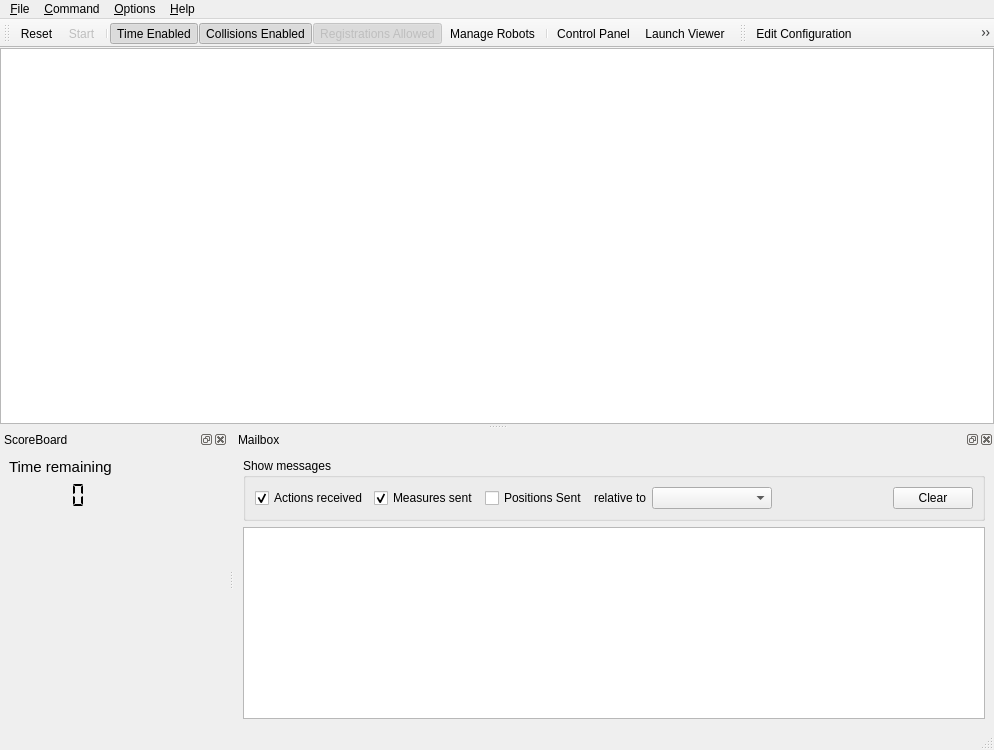
<?xml version="1.0" encoding="UTF-8"?>
<ui version="4.0">
 <class>cbSimulatorGUI</class>
 <widget class="QMainWindow" name="cbSimulatorGUI">
  <property name="geometry">
   <rect>
    <x>0</x>
    <y>0</y>
    <width>994</width>
    <height>750</height>
   </rect>
  </property>
  <property name="windowTitle">
   <string>YAAVS Simulation Manager</string>
  </property>
  <widget class="QWidget" name="centralwidget">
   <layout class="QVBoxLayout" name="verticalLayout">
    <property name="leftMargin">
     <number>0</number>
    </property>
    <property name="topMargin">
     <number>0</number>
    </property>
    <property name="rightMargin">
     <number>0</number>
    </property>
    <property name="bottomMargin">
     <number>0</number>
    </property>
    <item>
     <widget class="QTextEdit" name="messages">
      <property name="toolTip">
       <string>Messages</string>
      </property>
      <property name="readOnly">
       <bool>true</bool>
      </property>
     </widget>
    </item>
   </layout>
  </widget>
  <widget class="QMenuBar" name="menubar">
   <property name="geometry">
    <rect>
     <x>0</x>
     <y>0</y>
     <width>994</width>
     <height>25</height>
    </rect>
   </property>
   <widget class="QMenu" name="menuFile">
    <property name="title">
     <string>&amp;File</string>
    </property>
    <widget class="QMenu" name="menuConfiguration">
     <property name="title">
      <string>&amp;Configuration</string>
     </property>
     <addaction name="actionEdit_Configuration"/>
     <addaction name="actionOpen_Configuration"/>
     <addaction name="actionSave_Configuration"/>
    </widget>
    <addaction name="menuConfiguration"/>
    <addaction name="actionOpen_Lab"/>
    <addaction name="actionLoad_Defaults"/>
    <addaction name="separator"/>
    <addaction name="actionManageRobots"/>
    <addaction name="actionControl_Panel"/>
    <addaction name="actionLaunch_Viewer"/>
    <addaction name="separator"/>
    <addaction name="actionExit"/>
   </widget>
   <widget class="QMenu" name="menuCommand">
    <property name="title">
     <string>&amp;Command</string>
    </property>
    <addaction name="actionReset"/>
    <addaction name="actionStartStop"/>
   </widget>
   <widget class="QMenu" name="menuOptions">
    <property name="title">
     <string>&amp;Options</string>
    </property>
    <addaction name="actionGPS_Enabled"/>
    <addaction name="actionScore_Sensor_Enabled"/>
    <addaction name="actionTime_Enabled"/>
    <addaction name="actionCollisions_Enabled"/>
    <addaction name="actionRegistrations_Open"/>
   </widget>
   <widget class="QMenu" name="menuHelp">
    <property name="title">
     <string>&amp;Help</string>
    </property>
    <addaction name="actionSimulator_Help"/>
    <addaction name="actionAbout_Simulator"/>
   </widget>
   <addaction name="menuFile"/>
   <addaction name="menuCommand"/>
   <addaction name="menuOptions"/>
   <addaction name="menuHelp"/>
  </widget>
  <widget class="QStatusBar" name="statusbar"/>
  <widget class="QToolBar" name="toolBar_1">
   <property name="windowTitle">
    <string>Control ToolBar</string>
   </property>
   <property name="iconSize">
    <size>
     <width>24</width>
     <height>24</height>
    </size>
   </property>
   <attribute name="toolBarArea">
    <enum>TopToolBarArea</enum>
   </attribute>
   <attribute name="toolBarBreak">
    <bool>false</bool>
   </attribute>
   <addaction name="actionReset"/>
   <addaction name="actionStartStop"/>
   <addaction name="separator"/>
   <addaction name="actionTime_Enabled"/>
   <addaction name="actionCollisions_Enabled"/>
   <addaction name="actionRegistrations_Open"/>
   <addaction name="actionManageRobots"/>
   <addaction name="separator"/>
   <addaction name="actionControl_Panel"/>
   <addaction name="actionLaunch_Viewer"/>
  </widget>
  <widget class="QDockWidget" name="dockWidget_Score">
   <property name="sizePolicy">
    <sizepolicy hsizetype="Preferred" vsizetype="Minimum">
     <horstretch>0</horstretch>
     <verstretch>0</verstretch>
    </sizepolicy>
   </property>
   <property name="windowIcon">
    <iconset resource="default.qrc">
     <normaloff>:/images/icons/score</normaloff>:/images/icons/score</iconset>
   </property>
   <property name="floating">
    <bool>false</bool>
   </property>
   <property name="features">
    <set>QDockWidget::AllDockWidgetFeatures</set>
   </property>
   <property name="windowTitle">
    <string>ScoreBoard</string>
   </property>
   <attribute name="dockWidgetArea">
    <number>8</number>
   </attribute>
   <widget class="QWidget" name="dockWidgetContents_Score">
    <layout class="QGridLayout" name="gridLayout">
     <item row="0" column="0">
      <widget class="QLabel" name="label_2">
       <property name="font">
        <font>
         <pointsize>11</pointsize>
         <weight>50</weight>
         <bold>false</bold>
        </font>
       </property>
       <property name="text">
        <string>Time remaining</string>
       </property>
      </widget>
     </item>
     <item row="0" column="2" rowspan="3" colspan="2">
      <layout class="QGridLayout" name="gridLayout_Scores"/>
     </item>
     <item row="0" column="1">
      <spacer name="horizontalSpacer_2">
       <property name="orientation">
        <enum>Qt::Horizontal</enum>
       </property>
       <property name="sizeType">
        <enum>QSizePolicy::Fixed</enum>
       </property>
       <property name="sizeHint" stdset="0">
        <size>
         <width>60</width>
         <height>1</height>
        </size>
       </property>
      </spacer>
     </item>
     <item row="1" column="0">
      <widget class="QLCDNumber" name="lcdNumber_TimeRemain">
       <property name="sizePolicy">
        <sizepolicy hsizetype="Fixed" vsizetype="Fixed">
         <horstretch>0</horstretch>
         <verstretch>0</verstretch>
        </sizepolicy>
       </property>
       <property name="minimumSize">
        <size>
         <width>100</width>
         <height>27</height>
        </size>
       </property>
       <property name="maximumSize">
        <size>
         <width>100</width>
         <height>27</height>
        </size>
       </property>
       <property name="palette">
        <palette>
         <active>
          <colorrole role="WindowText">
           <brush brushstyle="SolidPattern">
            <color alpha="255">
             <red>0</red>
             <green>0</green>
             <blue>0</blue>
            </color>
           </brush>
          </colorrole>
          <colorrole role="Button">
           <brush brushstyle="SolidPattern">
            <color alpha="255">
             <red>255</red>
             <green>255</green>
             <blue>255</blue>
            </color>
           </brush>
          </colorrole>
          <colorrole role="Light">
           <brush brushstyle="SolidPattern">
            <color alpha="255">
             <red>255</red>
             <green>255</green>
             <blue>255</blue>
            </color>
           </brush>
          </colorrole>
          <colorrole role="Midlight">
           <brush brushstyle="SolidPattern">
            <color alpha="255">
             <red>255</red>
             <green>255</green>
             <blue>255</blue>
            </color>
           </brush>
          </colorrole>
          <colorrole role="Dark">
           <brush brushstyle="SolidPattern">
            <color alpha="255">
             <red>127</red>
             <green>127</green>
             <blue>127</blue>
            </color>
           </brush>
          </colorrole>
          <colorrole role="Mid">
           <brush brushstyle="SolidPattern">
            <color alpha="255">
             <red>170</red>
             <green>170</green>
             <blue>170</blue>
            </color>
           </brush>
          </colorrole>
          <colorrole role="Text">
           <brush brushstyle="SolidPattern">
            <color alpha="255">
             <red>0</red>
             <green>0</green>
             <blue>0</blue>
            </color>
           </brush>
          </colorrole>
          <colorrole role="BrightText">
           <brush brushstyle="SolidPattern">
            <color alpha="255">
             <red>255</red>
             <green>255</green>
             <blue>255</blue>
            </color>
           </brush>
          </colorrole>
          <colorrole role="ButtonText">
           <brush brushstyle="SolidPattern">
            <color alpha="255">
             <red>0</red>
             <green>0</green>
             <blue>0</blue>
            </color>
           </brush>
          </colorrole>
          <colorrole role="Base">
           <brush brushstyle="SolidPattern">
            <color alpha="255">
             <red>255</red>
             <green>255</green>
             <blue>255</blue>
            </color>
           </brush>
          </colorrole>
          <colorrole role="Window">
           <brush brushstyle="SolidPattern">
            <color alpha="255">
             <red>255</red>
             <green>255</green>
             <blue>255</blue>
            </color>
           </brush>
          </colorrole>
          <colorrole role="Shadow">
           <brush brushstyle="SolidPattern">
            <color alpha="255">
             <red>0</red>
             <green>0</green>
             <blue>0</blue>
            </color>
           </brush>
          </colorrole>
          <colorrole role="AlternateBase">
           <brush brushstyle="SolidPattern">
            <color alpha="255">
             <red>255</red>
             <green>255</green>
             <blue>255</blue>
            </color>
           </brush>
          </colorrole>
          <colorrole role="ToolTipBase">
           <brush brushstyle="SolidPattern">
            <color alpha="255">
             <red>255</red>
             <green>255</green>
             <blue>220</blue>
            </color>
           </brush>
          </colorrole>
          <colorrole role="ToolTipText">
           <brush brushstyle="SolidPattern">
            <color alpha="255">
             <red>0</red>
             <green>0</green>
             <blue>0</blue>
            </color>
           </brush>
          </colorrole>
         </active>
         <inactive>
          <colorrole role="WindowText">
           <brush brushstyle="SolidPattern">
            <color alpha="255">
             <red>0</red>
             <green>0</green>
             <blue>0</blue>
            </color>
           </brush>
          </colorrole>
          <colorrole role="Button">
           <brush brushstyle="SolidPattern">
            <color alpha="255">
             <red>255</red>
             <green>255</green>
             <blue>255</blue>
            </color>
           </brush>
          </colorrole>
          <colorrole role="Light">
           <brush brushstyle="SolidPattern">
            <color alpha="255">
             <red>255</red>
             <green>255</green>
             <blue>255</blue>
            </color>
           </brush>
          </colorrole>
          <colorrole role="Midlight">
           <brush brushstyle="SolidPattern">
            <color alpha="255">
             <red>255</red>
             <green>255</green>
             <blue>255</blue>
            </color>
           </brush>
          </colorrole>
          <colorrole role="Dark">
           <brush brushstyle="SolidPattern">
            <color alpha="255">
             <red>127</red>
             <green>127</green>
             <blue>127</blue>
            </color>
           </brush>
          </colorrole>
          <colorrole role="Mid">
           <brush brushstyle="SolidPattern">
            <color alpha="255">
             <red>170</red>
             <green>170</green>
             <blue>170</blue>
            </color>
           </brush>
          </colorrole>
          <colorrole role="Text">
           <brush brushstyle="SolidPattern">
            <color alpha="255">
             <red>0</red>
             <green>0</green>
             <blue>0</blue>
            </color>
           </brush>
          </colorrole>
          <colorrole role="BrightText">
           <brush brushstyle="SolidPattern">
            <color alpha="255">
             <red>255</red>
             <green>255</green>
             <blue>255</blue>
            </color>
           </brush>
          </colorrole>
          <colorrole role="ButtonText">
           <brush brushstyle="SolidPattern">
            <color alpha="255">
             <red>0</red>
             <green>0</green>
             <blue>0</blue>
            </color>
           </brush>
          </colorrole>
          <colorrole role="Base">
           <brush brushstyle="SolidPattern">
            <color alpha="255">
             <red>255</red>
             <green>255</green>
             <blue>255</blue>
            </color>
           </brush>
          </colorrole>
          <colorrole role="Window">
           <brush brushstyle="SolidPattern">
            <color alpha="255">
             <red>255</red>
             <green>255</green>
             <blue>255</blue>
            </color>
           </brush>
          </colorrole>
          <colorrole role="Shadow">
           <brush brushstyle="SolidPattern">
            <color alpha="255">
             <red>0</red>
             <green>0</green>
             <blue>0</blue>
            </color>
           </brush>
          </colorrole>
          <colorrole role="AlternateBase">
           <brush brushstyle="SolidPattern">
            <color alpha="255">
             <red>255</red>
             <green>255</green>
             <blue>255</blue>
            </color>
           </brush>
          </colorrole>
          <colorrole role="ToolTipBase">
           <brush brushstyle="SolidPattern">
            <color alpha="255">
             <red>255</red>
             <green>255</green>
             <blue>220</blue>
            </color>
           </brush>
          </colorrole>
          <colorrole role="ToolTipText">
           <brush brushstyle="SolidPattern">
            <color alpha="255">
             <red>0</red>
             <green>0</green>
             <blue>0</blue>
            </color>
           </brush>
          </colorrole>
         </inactive>
         <disabled>
          <colorrole role="WindowText">
           <brush brushstyle="SolidPattern">
            <color alpha="255">
             <red>127</red>
             <green>127</green>
             <blue>127</blue>
            </color>
           </brush>
          </colorrole>
          <colorrole role="Button">
           <brush brushstyle="SolidPattern">
            <color alpha="255">
             <red>255</red>
             <green>255</green>
             <blue>255</blue>
            </color>
           </brush>
          </colorrole>
          <colorrole role="Light">
           <brush brushstyle="SolidPattern">
            <color alpha="255">
             <red>255</red>
             <green>255</green>
             <blue>255</blue>
            </color>
           </brush>
          </colorrole>
          <colorrole role="Midlight">
           <brush brushstyle="SolidPattern">
            <color alpha="255">
             <red>255</red>
             <green>255</green>
             <blue>255</blue>
            </color>
           </brush>
          </colorrole>
          <colorrole role="Dark">
           <brush brushstyle="SolidPattern">
            <color alpha="255">
             <red>127</red>
             <green>127</green>
             <blue>127</blue>
            </color>
           </brush>
          </colorrole>
          <colorrole role="Mid">
           <brush brushstyle="SolidPattern">
            <color alpha="255">
             <red>170</red>
             <green>170</green>
             <blue>170</blue>
            </color>
           </brush>
          </colorrole>
          <colorrole role="Text">
           <brush brushstyle="SolidPattern">
            <color alpha="255">
             <red>127</red>
             <green>127</green>
             <blue>127</blue>
            </color>
           </brush>
          </colorrole>
          <colorrole role="BrightText">
           <brush brushstyle="SolidPattern">
            <color alpha="255">
             <red>255</red>
             <green>255</green>
             <blue>255</blue>
            </color>
           </brush>
          </colorrole>
          <colorrole role="ButtonText">
           <brush brushstyle="SolidPattern">
            <color alpha="255">
             <red>127</red>
             <green>127</green>
             <blue>127</blue>
            </color>
           </brush>
          </colorrole>
          <colorrole role="Base">
           <brush brushstyle="SolidPattern">
            <color alpha="255">
             <red>255</red>
             <green>255</green>
             <blue>255</blue>
            </color>
           </brush>
          </colorrole>
          <colorrole role="Window">
           <brush brushstyle="SolidPattern">
            <color alpha="255">
             <red>255</red>
             <green>255</green>
             <blue>255</blue>
            </color>
           </brush>
          </colorrole>
          <colorrole role="Shadow">
           <brush brushstyle="SolidPattern">
            <color alpha="255">
             <red>0</red>
             <green>0</green>
             <blue>0</blue>
            </color>
           </brush>
          </colorrole>
          <colorrole role="AlternateBase">
           <brush brushstyle="SolidPattern">
            <color alpha="255">
             <red>255</red>
             <green>255</green>
             <blue>255</blue>
            </color>
           </brush>
          </colorrole>
          <colorrole role="ToolTipBase">
           <brush brushstyle="SolidPattern">
            <color alpha="255">
             <red>255</red>
             <green>255</green>
             <blue>220</blue>
            </color>
           </brush>
          </colorrole>
          <colorrole role="ToolTipText">
           <brush brushstyle="SolidPattern">
            <color alpha="255">
             <red>0</red>
             <green>0</green>
             <blue>0</blue>
            </color>
           </brush>
          </colorrole>
         </disabled>
        </palette>
       </property>
       <property name="toolTip">
        <string>Time remaining</string>
       </property>
       <property name="frameShape">
        <enum>QFrame::NoFrame</enum>
       </property>
       <property name="digitCount">
        <number>4</number>
       </property>
       <property name="segmentStyle">
        <enum>QLCDNumber::Flat</enum>
       </property>
      </widget>
     </item>
     <item row="2" column="0" colspan="2">
      <spacer name="verticalSpacer_2">
       <property name="orientation">
        <enum>Qt::Vertical</enum>
       </property>
       <property name="sizeHint" stdset="0">
        <size>
         <width>1</width>
         <height>0</height>
        </size>
       </property>
      </spacer>
     </item>
    </layout>
   </widget>
  </widget>
  <widget class="QToolBar" name="toolBar_2">
   <property name="windowTitle">
    <string>Settings ToolBar</string>
   </property>
   <property name="iconSize">
    <size>
     <width>24</width>
     <height>24</height>
    </size>
   </property>
   <attribute name="toolBarArea">
    <enum>TopToolBarArea</enum>
   </attribute>
   <attribute name="toolBarBreak">
    <bool>false</bool>
   </attribute>
   <addaction name="actionEdit_Configuration"/>
   <addaction name="actionOpen_Configuration"/>
   <addaction name="actionSave_Configuration"/>
   <addaction name="actionOpen_Lab"/>
   <addaction name="actionLoad_Defaults"/>
  </widget>
  <widget class="QDockWidget" name="dockWidget_Mailbox">
   <property name="enabled">
    <bool>true</bool>
   </property>
   <property name="sizePolicy">
    <sizepolicy hsizetype="Preferred" vsizetype="Minimum">
     <horstretch>0</horstretch>
     <verstretch>0</verstretch>
    </sizepolicy>
   </property>
   <property name="windowIcon">
    <iconset resource="default.qrc">
     <normaloff>:/images/icons/message</normaloff>:/images/icons/message</iconset>
   </property>
   <property name="floating">
    <bool>false</bool>
   </property>
   <property name="windowTitle">
    <string>Mailbox</string>
   </property>
   <attribute name="dockWidgetArea">
    <number>8</number>
   </attribute>
   <widget class="QWidget" name="dockWidgetContents_Mail">
    <layout class="QVBoxLayout" name="verticalLayout_2">
     <item>
      <widget class="QGroupBox" name="groupBox">
       <property name="title">
        <string>Show messages</string>
       </property>
       <layout class="QGridLayout" name="gridLayout_3">
        <item row="0" column="4">
         <widget class="QComboBox" name="comboBox_Robot">
          <property name="minimumSize">
           <size>
            <width>120</width>
            <height>0</height>
           </size>
          </property>
          <property name="toolTip">
           <string>Robot</string>
          </property>
          <property name="insertPolicy">
           <enum>QComboBox::InsertAlphabetically</enum>
          </property>
         </widget>
        </item>
        <item row="0" column="0">
         <widget class="QCheckBox" name="checkBox_Actions">
          <property name="toolTip">
           <string>Motor Actions received from robot</string>
          </property>
          <property name="text">
           <string>Actions received</string>
          </property>
          <property name="checked">
           <bool>true</bool>
          </property>
         </widget>
        </item>
        <item row="0" column="1">
         <widget class="QCheckBox" name="checkBox_Measures">
          <property name="toolTip">
           <string>Sensor Measures sent to robot</string>
          </property>
          <property name="text">
           <string>Measures sent</string>
          </property>
          <property name="checked">
           <bool>true</bool>
          </property>
         </widget>
        </item>
        <item row="0" column="2">
         <widget class="QCheckBox" name="checkBox_Positions">
          <property name="toolTip">
           <string>Robot Positions sent to Viewer(s)</string>
          </property>
          <property name="text">
           <string>Positions Sent</string>
          </property>
          <property name="checked">
           <bool>false</bool>
          </property>
         </widget>
        </item>
        <item row="0" column="3">
         <widget class="QLabel" name="label">
          <property name="text">
           <string>relative to</string>
          </property>
          <property name="alignment">
           <set>Qt::AlignRight|Qt::AlignTrailing|Qt::AlignVCenter</set>
          </property>
         </widget>
        </item>
        <item row="0" column="6">
         <widget class="QPushButton" name="pushButton_ClearMailBox">
          <property name="text">
           <string>Clear</string>
          </property>
         </widget>
        </item>
        <item row="0" column="5">
         <spacer name="horizontalSpacer">
          <property name="orientation">
           <enum>Qt::Horizontal</enum>
          </property>
          <property name="sizeHint" stdset="0">
           <size>
            <width>0</width>
            <height>1</height>
           </size>
          </property>
         </spacer>
        </item>
       </layout>
      </widget>
     </item>
     <item>
      <widget class="QTextEdit" name="textEdit_Mailbox">
       <property name="readOnly">
        <bool>true</bool>
       </property>
      </widget>
     </item>
    </layout>
   </widget>
  </widget>
  <action name="actionReset">
   <property name="icon">
    <iconset resource="default.qrc">
     <normaloff>:/images/control/reset</normaloff>:/images/control/reset</iconset>
   </property>
   <property name="text">
    <string>&amp;Reset</string>
   </property>
   <property name="shortcut">
    <string>Ctrl+R</string>
   </property>
  </action>
  <action name="actionSimulator_Help">
   <property name="text">
    <string>&amp;Help</string>
   </property>
   <property name="shortcut">
    <string>F1</string>
   </property>
  </action>
  <action name="actionAbout_Simulator">
   <property name="text">
    <string>&amp;About Simulator</string>
   </property>
  </action>
  <action name="actionExit">
   <property name="icon">
    <iconset resource="default.qrc">
     <normaloff>:/images/buttons/exit</normaloff>:/images/buttons/exit</iconset>
   </property>
   <property name="text">
    <string>E&amp;xit</string>
   </property>
   <property name="shortcut">
    <string>Ctrl+Q</string>
   </property>
  </action>
  <action name="actionGPS_Enabled">
   <property name="checkable">
    <bool>true</bool>
   </property>
   <property name="checked">
    <bool>true</bool>
   </property>
   <property name="text">
    <string>GP&amp;S Enabled</string>
   </property>
   <property name="toolTip">
    <string>Toggle GPS</string>
   </property>
  </action>
  <action name="actionScore_Sensor_Enabled">
   <property name="checkable">
    <bool>true</bool>
   </property>
   <property name="text">
    <string>S&amp;core Sensor Enabled</string>
   </property>
   <property name="toolTip">
    <string>Toggle Score Sensor</string>
   </property>
  </action>
  <action name="actionTime_Enabled">
   <property name="checkable">
    <bool>true</bool>
   </property>
   <property name="checked">
    <bool>true</bool>
   </property>
   <property name="enabled">
    <bool>true</bool>
   </property>
   <property name="icon">
    <iconset resource="default.qrc">
     <normaloff>:/images/buttons/time_off</normaloff>
     <normalon>:/images/buttons/time_on</normalon>:/images/buttons/time_off</iconset>
   </property>
   <property name="text">
    <string>T&amp;ime Enabled</string>
   </property>
   <property name="toolTip">
    <string>Toggle Simulation Time Limit</string>
   </property>
  </action>
  <action name="actionOpen_Lab">
   <property name="icon">
    <iconset resource="default.qrc">
     <normaloff>:/images/buttons/lab</normaloff>:/images/buttons/lab</iconset>
   </property>
   <property name="text">
    <string>Change &amp;Lab</string>
   </property>
   <property name="toolTip">
    <string>Change Lab and Grid</string>
   </property>
   <property name="shortcut">
    <string>Ctrl+L</string>
   </property>
  </action>
  <action name="actionEdit_Configuration">
   <property name="icon">
    <iconset resource="default.qrc">
     <normaloff>:/images/buttons/config</normaloff>:/images/buttons/config</iconset>
   </property>
   <property name="text">
    <string>&amp;Edit Configuration</string>
   </property>
   <property name="shortcut">
    <string>Ctrl+E</string>
   </property>
  </action>
  <action name="actionOpen_Configuration">
   <property name="icon">
    <iconset resource="default.qrc">
     <normaloff>:/images/buttons/open</normaloff>:/images/buttons/open</iconset>
   </property>
   <property name="text">
    <string>Open &amp;Configuration</string>
   </property>
  </action>
  <action name="actionSave_Configuration">
   <property name="icon">
    <iconset resource="default.qrc">
     <normaloff>:/images/buttons/save</normaloff>:/images/buttons/save</iconset>
   </property>
   <property name="text">
    <string>&amp;Save Configuration</string>
   </property>
  </action>
  <action name="actionLaunch_Viewer">
   <property name="checkable">
    <bool>true</bool>
   </property>
   <property name="icon">
    <iconset resource="default.qrc">
     <normaloff>:/images/buttons/viewer_close</normaloff>
     <normalon>:/images/buttons/viewer_open</normalon>:/images/buttons/viewer_close</iconset>
   </property>
   <property name="text">
    <string>Launch &amp;Viewer</string>
   </property>
   <property name="shortcut">
    <string>Ctrl+V</string>
   </property>
  </action>
  <action name="actionRegistrations_Open">
   <property name="checkable">
    <bool>true</bool>
   </property>
   <property name="checked">
    <bool>true</bool>
   </property>
   <property name="enabled">
    <bool>false</bool>
   </property>
   <property name="icon">
    <iconset resource="default.qrc">
     <normaloff>:/images/buttons/lock_closed</normaloff>
     <normalon>:/images/buttons/lock_open</normalon>:/images/buttons/lock_closed</iconset>
   </property>
   <property name="text">
    <string>Re&amp;gistrations Allowed</string>
   </property>
   <property name="toolTip">
    <string>Toggle Robot Registrations</string>
   </property>
  </action>
  <action name="actionStartStop">
   <property name="enabled">
    <bool>false</bool>
   </property>
   <property name="icon">
    <iconset resource="default.qrc">
     <normaloff>:/images/control/start</normaloff>
     <normalon>:/images/control/stop</normalon>:/images/control/start</iconset>
   </property>
   <property name="text">
    <string>&amp;Start</string>
   </property>
   <property name="toolTip">
    <string>Start</string>
   </property>
   <property name="shortcut">
    <string>Ctrl+S</string>
   </property>
  </action>
  <action name="actionManageRobots">
   <property name="checkable">
    <bool>true</bool>
   </property>
   <property name="icon">
    <iconset resource="default.qrc">
     <normaloff>:/images/buttons/mouse</normaloff>:/images/buttons/mouse</iconset>
   </property>
   <property name="text">
    <string>&amp;Manage Robots</string>
   </property>
   <property name="toolTip">
    <string>Show Robots Management Window</string>
   </property>
   <property name="shortcut">
    <string>Ctrl+M</string>
   </property>
  </action>
  <action name="actionControl_Panel">
   <property name="checkable">
    <bool>true</bool>
   </property>
   <property name="icon">
    <iconset resource="default.qrc">
     <normaloff>:/images/buttons/panel</normaloff>:/images/buttons/panel</iconset>
   </property>
   <property name="text">
    <string>Control &amp;Panel</string>
   </property>
   <property name="toolTip">
    <string>Show Control Panel Window</string>
   </property>
   <property name="shortcut">
    <string>F2</string>
   </property>
  </action>
  <action name="actionLoad_Defaults">
   <property name="icon">
    <iconset resource="default.qrc">
     <normaloff>:/images/buttons/defaults</normaloff>:/images/buttons/defaults</iconset>
   </property>
   <property name="text">
    <string>Load &amp;Defaults</string>
   </property>
   <property name="toolTip">
    <string>Sets Lab, Grid and Parameters to Default Values</string>
   </property>
   <property name="shortcut">
    <string>Ctrl+D</string>
   </property>
  </action>
  <action name="actionCollisions_Enabled">
   <property name="checkable">
    <bool>true</bool>
   </property>
   <property name="checked">
    <bool>true</bool>
   </property>
   <property name="icon">
    <iconset resource="default.qrc">
     <normaloff>:/images/buttons/collisions_off</normaloff>
     <normalon>:/images/buttons/collisions_on</normalon>:/images/buttons/collisions_off</iconset>
   </property>
   <property name="text">
    <string>Co&amp;llisions Enabled</string>
   </property>
   <property name="toolTip">
    <string>Toggle Collisions between Robots</string>
   </property>
  </action>
 </widget>
 <resources>
  <include location="default.qrc"/>
 </resources>
 <connections/>
</ui>
